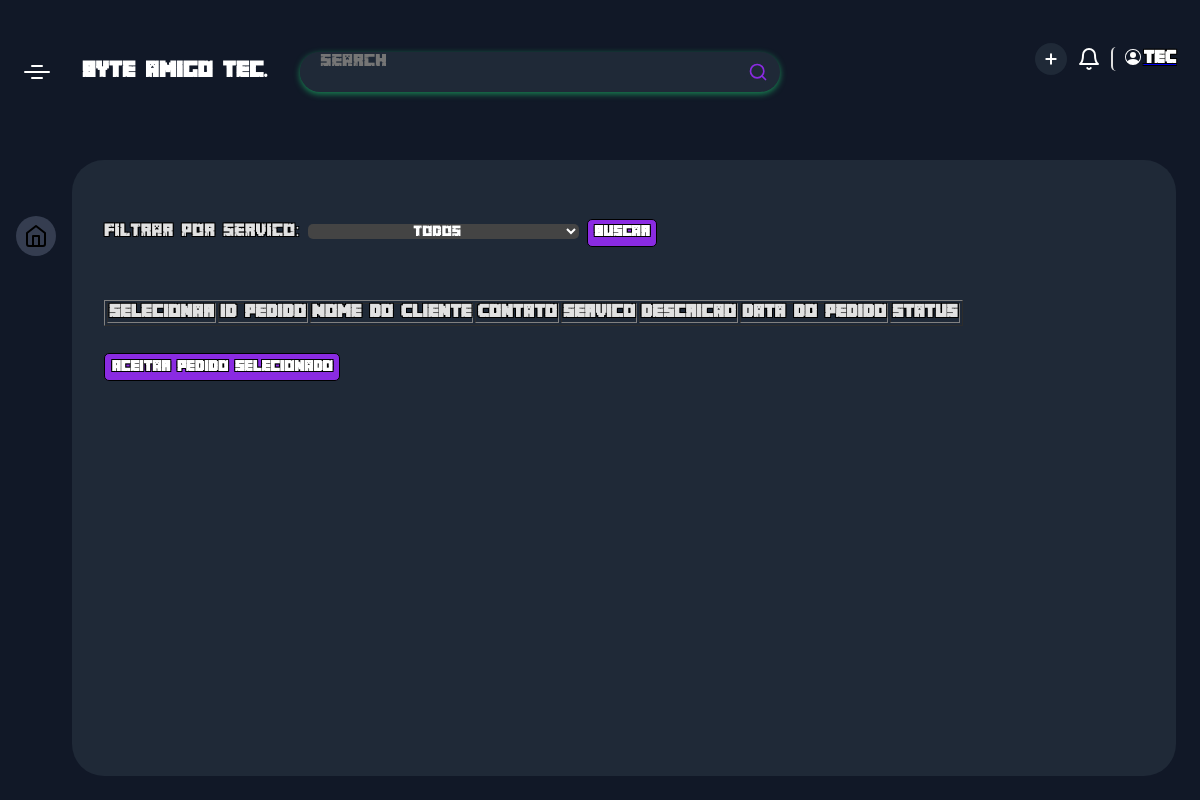
The page /tecnico.php on the database as committed earlier.
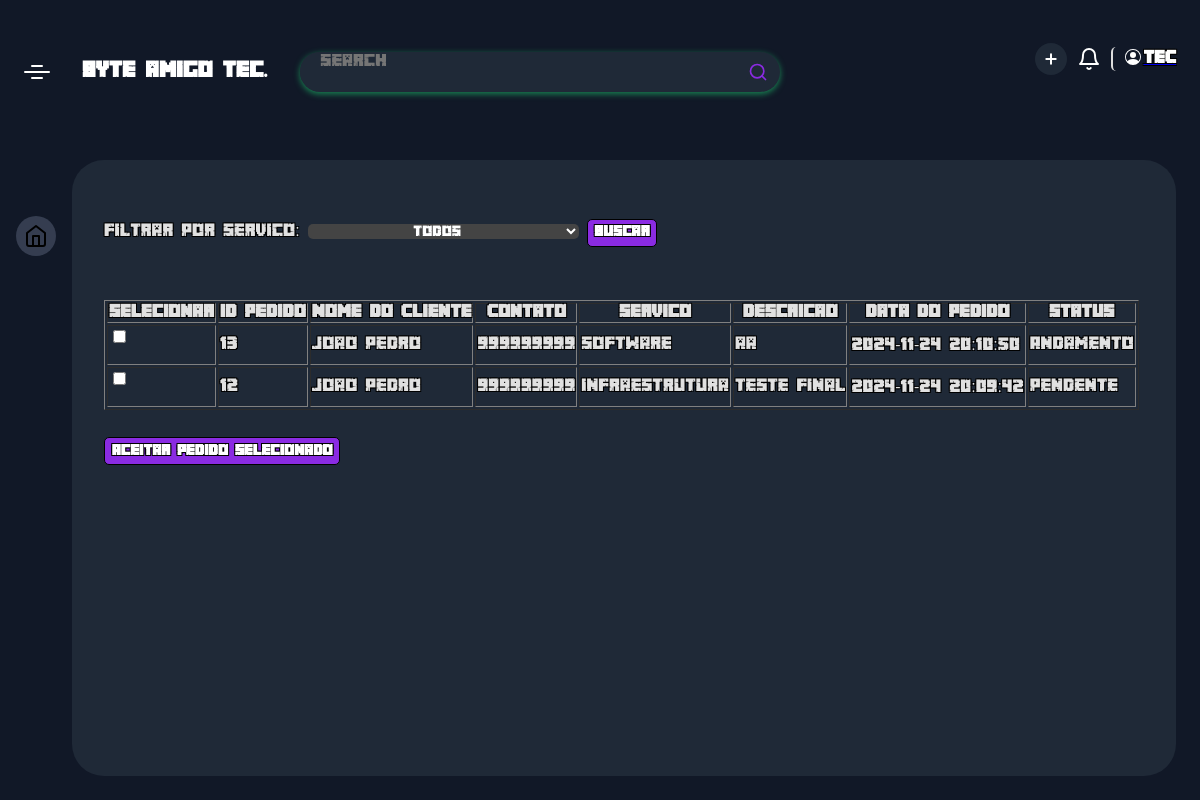
The same page on the database as committed later.
### tables this page shows
CREATE TABLE `pedidos` (
  `id` int(11) NOT NULL,
  `ID_usuario` int(11) DEFAULT NULL,
  `servico` varchar(50) NOT NULL,
  `descricao` text DEFAULT NULL,
  `data_pedido` timestamp NOT NULL DEFAULT current_timestamp(),
  `ID_tecnico` int(11) DEFAULT NULL,
  `Status` varchar(30) NOT NULL
);

CREATE TABLE `usuario` (
  `ID_usuario` int(255) NOT NULL,
  `Nome` varchar(255) DEFAULT NULL,
  `Email` varchar(255) NOT NULL,
  `telefone` int(11) DEFAULT NULL,
  `Administrator` bit(1) DEFAULT NULL,
  `senha` varchar(255) NOT NULL
);

### tecnico.php (the view, shortened to what this page needs)
<?php
include 'conectar.php';
$query = "
    SELECT
        pedidos.id,
        usuario.Nome,
        usuario.telefone,
        pedidos.status,
        pedidos.servico,
        pedidos.ID_usuario,
        pedidos.data_pedido,
        pedidos.descricao
    FROM
        pedidos
    INNER JOIN
        usuario ON pedidos.ID_usuario = usuario.ID_usuario
    WHERE 1=1
";
$params = [];
$query .= " ORDER BY pedidos.data_pedido DESC";
$stmt = $pdo->prepare($query);
$stmt->execute($params);
$pedidos = $stmt->fetchAll();
?>
<!DOCTYPE html>
<html lang="en">
<head>
    <link rel="stylesheet" href="./css/dashboard.css">
    <link rel="stylesheet" href="./css/button.css">
</head>
<body>
    <div class="app-container">
        <div class="app-header">
        <div class="app-header-left">
        <span class="app-icon"></span>
        <p class="app-name">byte amigo tec.</p>
        <div class="search-wrapper">
        <input class="search-input" type="text" placeholder="Search">
        <svg xmlns="http://www.w3.org/2000/svg" width="20" height="20" fill="none" stroke="currentColor" stroke-linecap="round" stroke-linejoin="round" stroke-width="2" class="feather feather-search" viewBox="0 0 24 24">
        <defs></defs>
        <circle cx="11" cy="11" r="8"></circle>
        <path d="M21 21l-4.35-4.35"></path>
        </svg>
        </div>
        </div>
        <div class="app-header-right">
        <button class="add-btn" title="Add New Project">
        <svg class="btn-icon" xmlns="http://www.w3.org/2000/svg" width="16" height="16" viewBox="0 0 24 24" fill="none" stroke="currentColor" stroke-width="3" stroke-linecap="round" stroke-linejoin="round" class="feather feather-plus">
        <line x1="12" y1="5" x2="12" y2="19" />
        <line x1="5" y1="12" x2="19" y2="12" /></svg>
        </button>
        <button class="notification-btn">
        <svg xmlns="http://www.w3.org/2000/svg" width="24" height="24" viewBox="0 0 24 24" fill="none" stroke="currentColor" stroke-width="2" stroke-linecap="round" stroke-linejoin="round" class="feather feather-bell">
        <path d="M18 8A6 6 0 0 0 6 8c0 7-3 9-3 9h18s-3-2-3-9" />
        <path d="M13.73 21a2 2 0 0 1-3.46 0" /></svg>
        </button>
        <a href="editcar.php"><button   class="profile-btn">
        <span>TEC</span>
        </button></a>
        </div>
        </div>
        <div class="app-content">
        <div class="app-sidebar">
        <a href="" class="app-sidebar-link active">
        <svg xmlns="http://www.w3.org/2000/svg" width="24" height="24" viewBox="0 0 24 24" fill="none" stroke="currentColor" stroke-width="2" stroke-linecap="round" stroke-linejoin="round" class="feather feather-home">
        <path d="M3 9l9-7 9 7v11a2 2 0 0 1-2 2H5a2 2 0 0 1-2-2z" />
        <polyline points="9 22 9 12 15 12 15 22" /></svg>
        </a>
        </div>
        <div class="projects-section">
    <form method="GET" action="tecnico.php">
        <label for="servico">Filtrar por Servico:</label>
        <select class="" id="servico" name="servico">
            <option value="">Todos</option>
        </select>
        <button type="submit">Buscar</button>
    </form>
    <form action="alterar_status.php" method="POST">
        <table border="1">
            <thead>
                <tr>
                    <th>Selecionar</th>
                    <th>ID Pedido</th>
                    <th>Nome do Cliente</th>
                    <th>Contato</th>
                    <th>Servico</th>
                    <th>Descricao</th>
                    <th>Data do Pedido</th>
                    <th>Status</th>
                </tr>
            </thead>
            <tbody>
                <?php foreach ($pedidos as $pedido): ?>
                <tr>
                    <td><input type="checkbox" name="pedidos_selecionados[]" value="<?php echo $pedido['id']; ?>"></td>
                    <td><?= htmlspecialchars($pedido['id']) ?></td>
                    <td><?= htmlspecialchars($pedido['Nome']) ?></td>
                    <td><?= htmlspecialchars($pedido['telefone']) ?></td>
                    <td><?= htmlspecialchars($pedido['servico']) ?></td>
                    <td><?= htmlspecialchars($pedido['descricao']) ?></td>
                    <td><?= htmlspecialchars($pedido['data_pedido']) ?></td>
                    <td><?= htmlspecialchars($pedido['status']) ?></td>
                </tr>
                <?php endforeach; ?>
            </tbody>
        </table>
         <button type="submit">Aceitar Pedido Selecionado</button>
    </form>
</body>
</html>

### css/dashboard.css (style rules this page uses)
* { box-sizing: border-box; font-family: 'minecraft'; }
:root { --app-container: #2600ff; --app-container: #111827; --main-color: #fff; --secondary-color: rgba(255, 255, 255, .8); --projects-section: #1f2937; --link-color: rgba(255, 255, 255, .8); --link-color-hover: rgba(195, 207, 244, 0.1); --link-color-active-bg: rgba(195, 207, 244, 0.2); --button-bg: #1f2937; --search-area-bg: #1f2937; --message-box-hover: #243244; --message-box-border: rgba(255, 255, 255, .1); --star: #ffd92c; --light-font: rgba(255, 255, 255, .8); --more-list-bg: #ffffff; --more-list-bg-hover: rgba(195, 207, 244, 0.1); --more-list-shadow: rgba(195, 207, 244, 0.1); --message-btn: rgba(195, 207, 244, 0.1); }
html, body { width: 100%; height: 100vh; margin: 0; }
body { font-family: 'minecraft', sans-serif; overflow: hidden; display: flex; justify-content: center; background-color: var(--app-container); }
button, a { cursor: pointer; }
.app-container { width: 100%; display: flex; flex-direction: column; height: 100%; background-color: var(--app-container); transition: 0.2s; max-width: 1800px; }
.app-container button, .app-container input, .app-container optgroup, .app-container select, .app-container textarea { font-family: 'minecraft', sans-serif; }
.app-content { display: flex; height: 100%; overflow: hidden; padding: 16px 24px 24px 0; }
.app-header { display: flex; justify-content: space-between; align-items: center; width: 100%; padding: 16px 24px; position: relative; }
.app-header-left, .app-header-right { display: flex; align-items: center; }
.app-header-left { flex-grow: 1; }
.app-header-right button { margin-left: 10px; }
.app-icon { width: 26px; height: 2px; border-radius: 4px; background-color: var(--main-color); position: relative; }
.app-icon:before, .app-icon:after { content: ''; position: absolute; width: 12px; height: 2px; border-radius: 4px; background-color: var(--main-color); left: 50%; transform: translatex(-50%); }
.app-icon:before { top: -6px; }
.app-icon:after { bottom: -6px; }
.app-name { color: var(--main-color); margin: 0; font-size: 20px; line-height: 24px; font-weight: 700; margin: 0 32px; }
.search-wrapper { border-radius: 20px; background-color: var(--search-area-bg); padding-right: 12px; height: 40px; display: flex; justify-content: space-between; align-items: center; width: 100%; max-width: 480px; color: blueviolet; box-shadow: 0 2px 6px 0 #198754; overflow: hidden; }
.search-input { border: none; flex: 1; outline: none; height: 100%; padding: 0 20px; font-size: 16px; background-color: var(--search-area-bg); color: var(--main-color); }
.search-input:placeholder { color: var(--main-color); opacity: 0.6; }
.add-btn { color: #fff; background-color: var(--button-bg); padding: 0; border: 0; border-radius: 50%; width: 32px; height: 32px; display: flex; align-items: center; justify-content: center; }
.notification-btn { color: var(--main-color); padding: 0; border: 0; background-color: transparent; height: 32px; display: flex; justify-content: center; align-items: center; }
.profile-btn { padding: 0; border: 0; background-color: transparent; display: flex; align-items: center; padding-left: 12px; border-left: 2px solid #ddd; }
.profile-btn span { color: var(--main-color); font-size: 16px; line-height: 24px; font-weight: 700; }
.app-sidebar { padding: 40px 16px; display: flex; flex-direction: column; align-items: center; }
.app-sidebar-link { color: var(--main-color); color: var(--link-color); margin: 16px 0; transition: 0.2s; border-radius: 50%; flex-shrink: 0; width: 40px; height: 40px; display: flex; justify-content: center; align-items: center; }
.app-sidebar-link.active { background-color: var(--link-color-active-bg); color: var(--link-color-active); }
.projects-section { flex: 2; background-color: var(--projects-section); border-radius: 32px; padding: 32px 32px 0 32px; overflow: hidden; height: 100%; display: flex; flex-direction: column; }

Rows that differ between the two databases and show on the page:
added pedidos: id "13", ID_usuario.Nome "Joao Pedro", ID_usuario.telefone "999999999", servico "software", descricao "aa", data_pedido "2024-11-24 20:10:50", Status "Andamento"
added pedidos: id "12", ID_usuario.Nome "Joao Pedro", ID_usuario.telefone "999999999", servico "infraestrutura", descricao "Teste final", data_pedido "2024-11-24 20:09:42", Status "Pendente"
